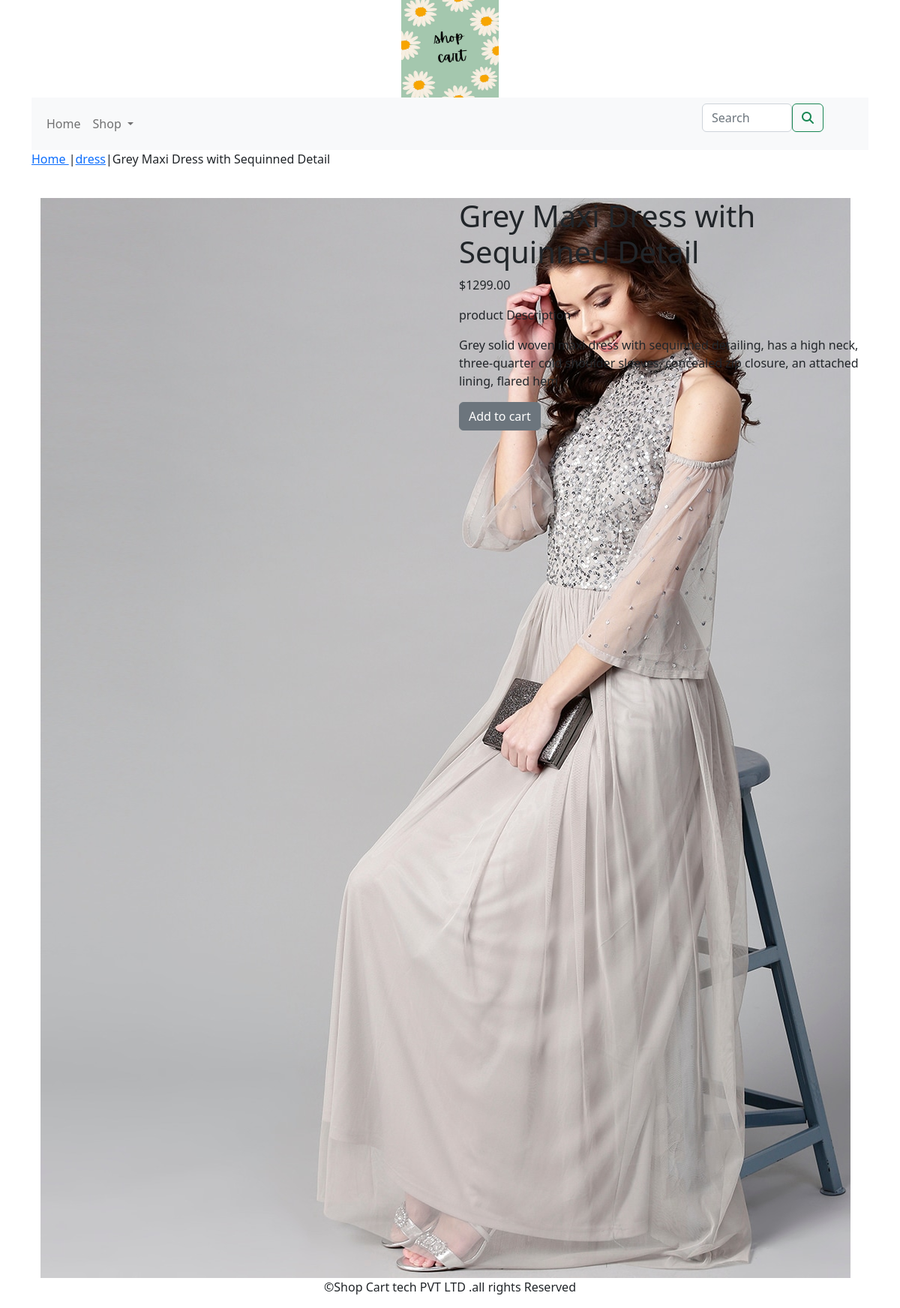
Page /shopapp/dress/grey-maxi-dress-with-sequinned-detail/ on the committed database.
### shopapp/models.py (models this page shows, shortened)
class Product(models.Model):
    name = models.CharField(max_length=250,unique=True)
    slug = models.SlugField(max_length=250, unique=True)
    description = models.TextField(blank=True)
    price =models.DecimalField(max_digits=10,decimal_places=2)
    category = models.ForeignKey(Category,on_delete=models.CASCADE)
    image = models.ImageField(upload_to='product/', blank=True)
    stock = models.IntegerField()
    available = models.BooleanField(default=True)
    created = models.DateField(auto_now_add=True)
    updated = models.DateField(auto_now_add=True)
    class Meta:
        ordering = ('name',)
        verbose_name = 'product'
        verbose_name_plural = 'products'

class Category(models.Model):
     name=models.CharField(max_length=250,unique=True)
     slug=models.SlugField(max_length=250,unique=True)
     description=models.TextField(blank=True)
     image=models.ImageField(upload_to='category/',blank=True)
     class Meta:
          ordering=('name',)
          verbose_name='category'
          verbose_name_plural='categories'
     def get_url(self):
         return reverse('shopapp:products_by_category',args=[self.slug])
     def __str__(self):
         return '{}'.format(self.name)

### shopapp/views.py (the view)
# urls.py: path('<slug:c_slug>/<slug:product_slug>/', views.proDetail, name='prodCatdetail'),
def proDetail(request,c_slug,product_slug):
    try:
        product=Product.objects.get(category__slug=c_slug,slug=product_slug)
    except Exception as e:
        raise e
    return render(request,'product.html',{'product':product})

### cart/context_processors.py (called while the page is built)
def counter(request):
    item_count=0
    if 'admin' in request.path:
        return {}
    else:
        try:
            cart=Cart.objects.filter(cart_id=_cart_id(request))
            car_items=CartItem.objects.all().filter(cart=cart[:1])
            for cart_item in car_items:
                item_count += cart_item.quantity
        except Cart.DoesNotExist:
            item_count =0
    return dict(item_count=item_count)

### cart/views.py (called while the page is built)
def _cart_id(request):
    cart=request.session.session_key
    if not cart:
        cart=request.session.create()
    return cart

### shopapp/context_processors.py (called while the page is built)
def menu_links(request):
    links=Category.objects.all()
    return dict(links=links)

### template/product.html (shortened to what this page needs)
{% extends 'base.html' %}
{% load static %}
{% block content %}
<div class="row my_prod_row_class">
    <div class="mx_auto">
        <p> <a href="{% url 'shopapp:allProdCat' %}"> Home </a>|<a href ="{{product.category.get_url}}">{{product.category}}</a>|{{product.name}}</p>
    </div>
</div>
<div class="container">
<br>
<div class="row">
    <div class="col-12 col-sm-12 col-md-12 col-lg-6 text-center">
        <div style="min-width:18rem">
            <img src="{{product.image.url}}" alt="{{product.name}}">
        </div>
    </div>
    <div class="col-12 col-sm-12 col-md-12 col-lg-6">
        <div>
        <h1 class="my_prod_title">{{product.name}}</h1>
        <p>${{product.price}}</p>
        <p class="my_title"> product Description </p>
        <p class="text-justify my_prod_text">{{product.description}}</p>
        {% if product.stock <= 0 %}
        <p class="text-justify my-prod-text"><b>Out of stock </b></p>
        {% else %}
        <a class="btn btn-secondary" href ="{% url 'cart:add_cart' product.id%}">Add to cart</a>
        {% endif %}
    </div>
    </div>
</div>
</div>
{% endblock %}

### rows in the picture
Product: category "dress", name "Grey Maxi Dress with Sequinned Detail", image (picture), price "1299.00", description "Grey solid woven maxi dress with sequinned detailing, has a high neck, three-quarter cold shoulder sleeves, concealed zip closure, an attached lining, flared hem"
